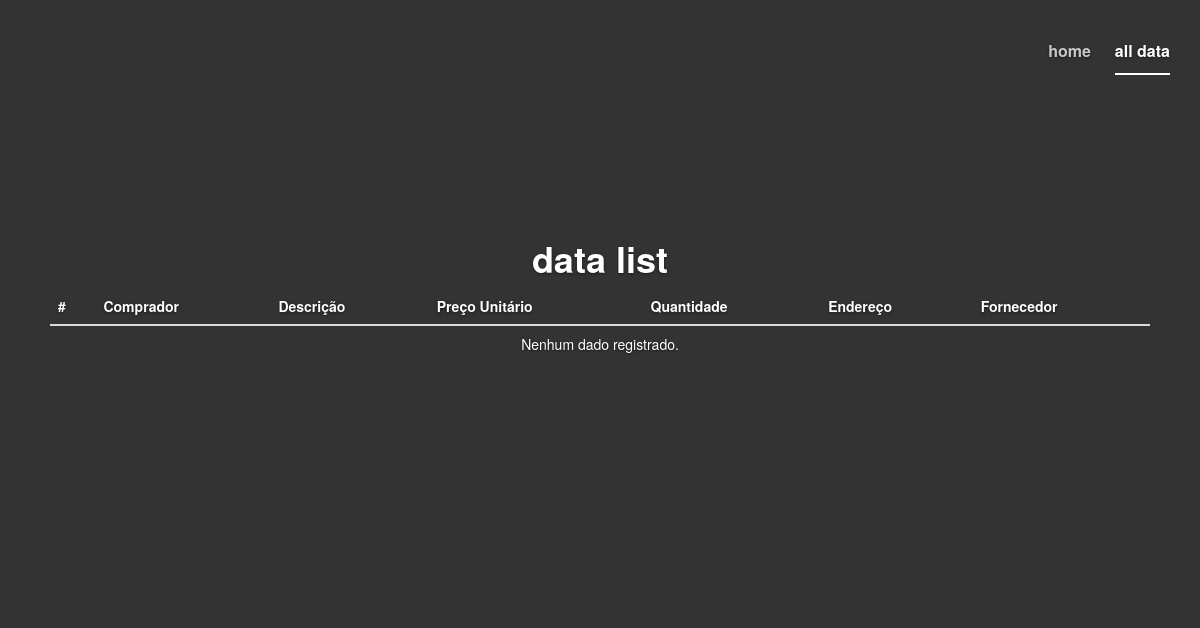
The page /list/ on the database as committed earlier.
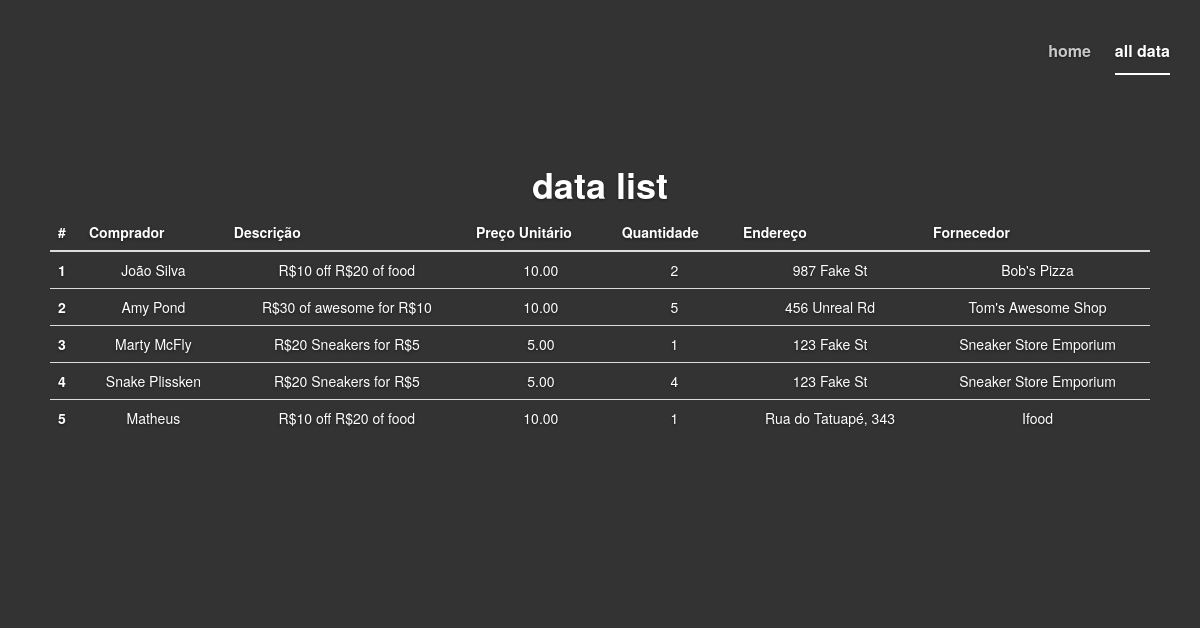
The same page on the database as committed later.
### main/models.py (models this page shows, shortened)
class Data(models.Model):
    buyer = models.CharField(max_length=55)
    description = models.TextField()
    price = models.DecimalField(max_digits=100, decimal_places=2)
    quantity = models.PositiveIntegerField()
    address = models.CharField(max_length=255)
    suplier = models.CharField(max_length=255)

### main/views.py (the view)
# urls.py: path('list/', listView, name='data-list'),
def listView(request):
    queryset = Data.objects.all()
    return render(request, 'main/data-list.html', {'object_list': queryset})

### main/templates/main/data-list.html (shortened to what this page needs)
{% load static %}
<!DOCTYPE html>
<html lang="en">
<head>
    <link href="https://maxcdn.bootstrapcdn.com/bootstrap/3.3.4/css/bootstrap.min.css" rel="stylesheet" />
    <link rel='stylesheet' href="{% static 'css/style.css' %}">
</head>
<body>
    <div class="site-wrapper">
        <div class="site-wrapper-inner">
          <div class="container">
            <div class="masthead clearfix">
              <div class="container inner">
                <nav>
                  <ul class="nav masthead-nav">
                    <li><a href="{% url 'home' %}">home</a></li>
                    <li class="active"><a href="{% url 'data-list' %}">all data</a></li>
                  </ul>
                </nav>
              </div>
            </div>
            <div class="inner cover">
              <h1 class="cover-heading"><strong>data list</strong></h1>
                <table class="table table-dark">
                    <thead>
                    <tr>
                        <th scope="col">#</th>
                        <th scope="col">Comprador</th>
                        <th scope="col">Descrição</th>
                        <th scope="col">Preço Unitário</th>
                        <th scope="col">Quantidade</th>
                        <th scope="col">Endereço</th>
                        <th scope="col">Fornecedor</th>
                    </tr>
                    </thead>
                    <tbody>
                    {% for data in object_list %}
                    <tr>
                        <th scope="row">{{ forloop.counter }}</th>
                        <td>{{ data.buyer }}</td>
                        <td>{{ data.description }}</td>
                        <td>{{ data.price }}</td>
                        <td>{{ data.quantity }}</td>
                        <td>{{ data.address }}</td>
                        <td>{{ data.suplier }}</td>
                    </tr>
                    {% empty %}
                    <tr>
                        <center><td colspan="7">Nenhum dado registrado. </td></center>
                    </tr>
                    {% endfor %}
                    </tbody>
                </table>
            </div>
        </div>
      </div>
    </div>
</body>
</html>

### static/css/style.css (style rules this page uses)
a, a:focus, a:hover { color: #fff; }
html, body { height: 100%; background-color: #333;; }
body { color: #fff; text-align: center; text-shadow: 0 1px 3px rgba(0,0,0,.5); }
.site-wrapper { display: table; width: 100%; height: 600px; background-color: #333; }
.site-wrapper-inner { display: table-cell; vertical-align: top; }
.inner { padding: 30px; }
.masthead-nav > li { display: inline-block; }
.masthead-nav > li + li { margin-left: 20px; }
.masthead-nav > li > a { padding-right: 0; padding-left: 0; font-size: 16px; font-weight: bold; color: #fff; color: rgba(255,255,255,.75); border-bottom: 2px solid transparent; }
.masthead-nav > .active > a, .masthead-nav > .active > a:hover, .masthead-nav > .active > a:focus { color: #fff; border-bottom-color: #fff; }
@media (min-width: 768px) { .masthead-nav { float: right; } }
.cover { padding: 0 20px; }
@media (min-width: 768px) { .masthead { position: fixed; top: 0; } }
@media (min-width: 768px) { .site-wrapper-inner { vertical-align: middle; } }

Rows that differ between the two databases and show on the page:
added Data: buyer "João Silva", description "R$10 off R$20 of food", price "10.00", quantity "2", address "987 Fake St", suplier "Bob's Pizza"
added Data: buyer "Amy Pond", description "R$30 of awesome for R$10", price "10.00", quantity "5", address "456 Unreal Rd", suplier "Tom's Awesome Shop"
added Data: buyer "Marty McFly", description "R$20 Sneakers for R$5", price "5.00", quantity "1", address "123 Fake St", suplier "Sneaker Store Emporium"
added Data: buyer "Snake Plissken", description "R$20 Sneakers for R$5", price "5.00", quantity "4", address "123 Fake St", suplier "Sneaker Store Emporium"
added Data: buyer "Matheus", description "R$10 off R$20 of food", price "10.00", quantity "1", address "Rua do Tatuapé, 343", suplier "Ifood"
Other text that changed with them:
text no longer shown: "Nenhum dado registrado."
